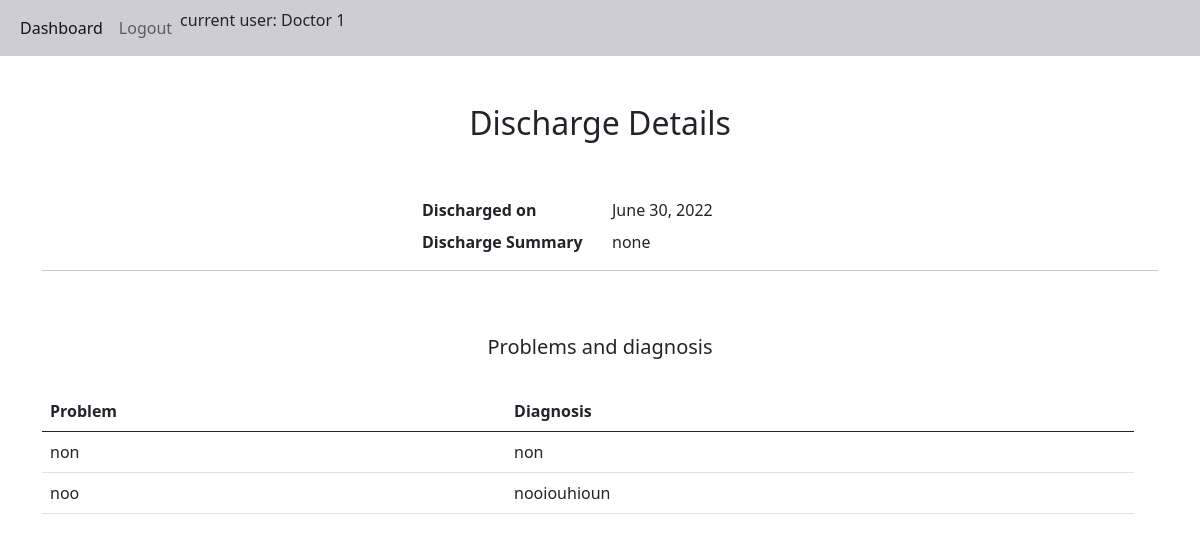
Page /patients/discharge-details/3 (signed in) on the committed database.
### patients/models.py (models this page shows)
class DischargeDetail(models.Model):
    date_of_discharge = models.DateField(default=datetime.date.today)
    admission_detail = models.OneToOneField(AdmissionDetail, on_delete=models.DO_NOTHING, related_name='discharge_detail')
    brief_summary = models.CharField(max_length=2**15)
    def get_problems_and_diagnosis(self):
        return ProblemsAndDiagnosis.objects.filter(discharge_detail=self)

class ProblemsAndDiagnosis(models.Model):
    problem = models.CharField(max_length=2**4)
    diagnosis = models.CharField(max_length=2**14)
    discharge_detail = models.ForeignKey(DischargeDetail, on_delete=models.DO_NOTHING)

### patients/views.py (the view)
# urls.py: path('discharge-details/<pk>', DischargePatientDetailView.as_view(), name='discharge-detail-view'),
class DischargePatientDetailView(DetailView):
    model = DischargeDetail
    template_name = 'patients/discharge_detail.html'
    def get_context_data(self, **kwargs):
        context = super(DischargePatientDetailView, self).get_context_data()
        discharge_detail: DischargeDetail = kwargs.get('object')
        pnd: ProblemsAndDiagnosis = discharge_detail.get_problems_and_diagnosis()
        context['pnds'] = pnd
        return context

### patients/templates/patients/discharge_detail.html
{% extends "base.html" %}
{% block content %}
    <div class="container">
        <div class="row mt-5 mb-5">
            <div class="col-lg-12 text-center h2">Discharge Details</div>
        </div>
        <div class="row mt-5">
            <div class="offset-lg-4 col-lg-2 fw-bold">Discharged on</div>
            <div class="col-lg-6">{{ object.date_of_discharge }}</div>
        </div>
        <div class="row mt-2">
            <div class="offset-lg-4 col-lg-2  fw-bold">Discharge Summary</div>
            <div class="col-lg-6">{{ object.brief_summary }}</div>
        </div>
        <hr>
        <div class="row mt-3 mb-3">
        <div class="col-lg-12 text-center h5 mt-5">Problems and diagnosis</div>
        <div class="row mt-4">
            <div class="col-lg-12">
                <table class="table">
                    <thead>
                        <th scope="col">Problem</th>
                        <th scope="col">Diagnosis</th>
                    </thead>
                    <tbody>
                        {% for pnd in pnds %}
                        <tr>
                            <td>{{ pnd.problem }}</td>
                            <td>{{ pnd.diagnosis }}</td>
                        </tr>
                        {% endfor %}
                    </tbody>
                </table>
            </div>
        </div>
    </div>
{% endblock %}

### templates/base.html (shortened to what this page needs)
<!DOCTYPE html>
<html lang="en">
<head>
    <link rel="stylesheet" href="/static/bootstrap-5/css/bootstrap.min.css">
    <link rel="stylesheet" href="/static/css/base.css">
</head>
<body>
<nav id="asir-bhavan-navbar" class="navbar navbar-expand-lg navbar-light bg-light">
    <div class="container-fluid">
        <ul class="navbar-nav">
            {% if user.is_authenticated %}
            <li class="nav-item">
                <a class="nav-link active" href="{% url "dashboard" %}">Dashboard</a>
            </li>
            <li class="nav-item">
                <a class="nav-link" href="{% url "logout" %}">Logout</a>
            </li>
            <li class="nav-item">
                <p>current user: {{ user.first_name }}</p>
            </li>
            {% else %}
            <li class="nav-item">
                <a class="nav-link" href="{% url "login" %}">Login</a>
            </li>
            {% endif %}
        </ul>
    </div>
</nav>
{% block content %}
{% endblock %}
</body>
</html>

### static/css/base.css (style rules this page uses)
.nav-link { cursor: pointer; }
#asir-bhavan-navbar { background-color: #ceccd5 !important; }

### rows in the picture
DischargeDetail: date_of_discharge "June 30, 2022", brief_summary "none"
ProblemsAndDiagnosis: problem "non", diagnosis "non"
ProblemsAndDiagnosis: problem "noo", diagnosis "nooiouhioun"

### other values in the picture
{{ user.first_name }} "Doctor 1"
